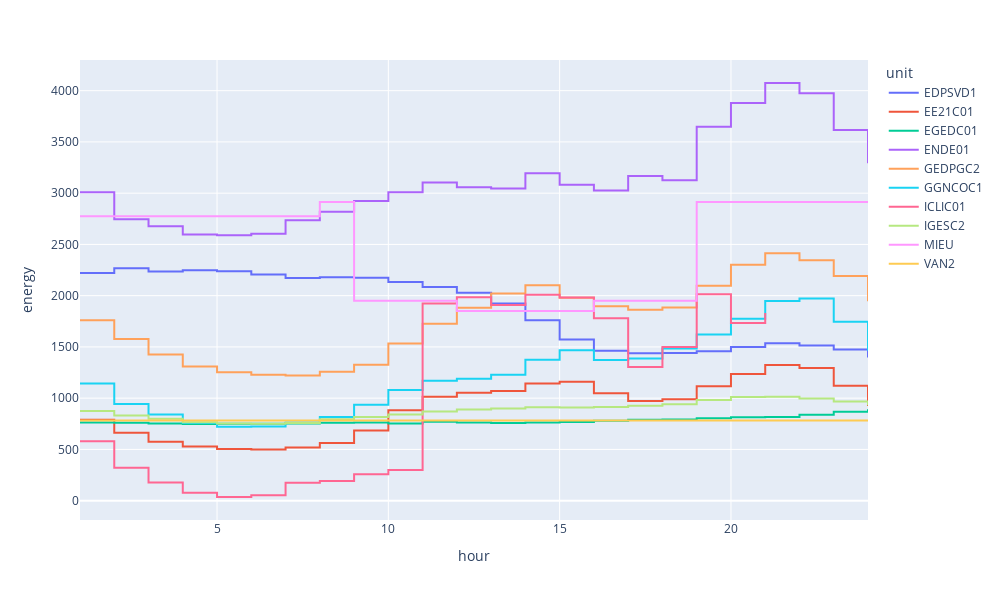

Notebook source saved alongside this figure:
### Code cell
import plotly.express as px
fig = px.line(df_result, x='hour', y='energy', color='unit', line_shape='hv', width=1000, height=600)
fig.show()

### Figure 1 — Plotly figure (JSON) as saved in the notebook; plotly's stock layout.template omitted (floating-point values rounded to 4 significant figures)
{"data": [{"hovertemplate": "unit=EDPSVD1<br>hour=%{x}<br>energy=%{y}<extra></extra>", "legendgroup": "EDPSVD1", "line": {"color": "#636efa", "dash": "solid", "shape": "hv"}, "marker": {"symbol": "circle"}, "mode": "lines", "name": "EDPSVD1", "orientation": "v", "showlegend": true, "type": "scatter", "x": [1, 2, 3, 4, 5, 6, 7, 8, 9, 10, 11, 12, 13, 14, 15, 16, 17, 18, 19, 20, 21, 22, 23, 24], "xaxis": "x", "y": [2222.0, 2267.0, 2237.0, 2249.0, 2239, 2207.0, 2174.0, 2179.0, 2175.0, 2135.0, 2084.0, 2030.0, 1925.0, 1761.0, 1572.0, 1462.0, 1438.0, 1441.0, 1458.0, 1500.0, 1536.0, 1515, 1474.0, 1396.0], "yaxis": "y"}, {"hovertemplate": "unit=EE21C01<br>hour=%{x}<br>energy=%{y}<extra></extra>", "legendgroup": "EE21C01", "line": {"color": "#EF553B", "dash": "solid", "shape": "hv"}, "marker": {"symbol": "circle"}, "mode": "lines", "name": "EE21C01", "orientation": "v", "showlegend": true, "type": "scatter", "x": [1, 2, 3, 4, 5, 6, 7, 8, 9, 10, 11, 12, 13, 14, 15, 16, 17, 18, 19, 20, 21, 22, 23, 24], "xaxis": "x", "y": [790, 661.8, 575.2, 527.4, 504.7, 499.3, 518.9, 563, 684, 882.1, 1014, 1053.0, 1070.0, 1142, 1161.0, 1047.0, 973.5, 989.1, 1116.0, 1236, 1325.0, 1294.0, 1120.0, 923.7], "yaxis": "y"}, {"hovertemplate": "unit=EGEDC01<br>hour=%{x}<br>energy=%{y}<extra></extra>", "legendgroup": "EGEDC01", "line": {"color": "#00cc96", "dash": "solid", "shape": "hv"}, "marker": {"symbol": "circle"}, "mode": "lines", "name": "EGEDC01", "orientation": "v", "showlegend": true, "type": "scatter", "x": [1, 2, 3, 4, 5, 6, 7, 8, 9, 10, 11, 12, 13, 14, 15, 16, 17, 18, 19, 20, 21, 22, 23, 24], "xaxis": "x", "y": [763.7, 759.1, 751.7, 747.6, 749.3, 749.9, 753.8, 760.8, 763.4, 751.7, 771.1, 763, 758.5, 761.5, 767.1, 778.9, 790.3, 791.6, 803.8, 813.6, 815.9, 837.4, 868.6, 892.4], "yaxis": "y"}, {"hovertemplate": "unit=ENDE01<br>hour=%{x}<br>energy=%{y}<extra></extra>", "legendgroup": "ENDE01", "line": {"color": "#ab63fa", "dash": "solid", "shape": "hv"}, "marker": {"symbol": "circle"}, "mode": "lines", "name": "ENDE01", "orientation": "v", "showlegend": true, "type": "scatter", "x": [1, 2, 3, 4, 5, 6, 7, 8, 9, 10, 11, 12, 13, 14, 15, 16, 17, 18, 19, 20, 21, 22, 23, 24], "xaxis": "x", "y": [3010.0, 2747.0, 2677.0, 2598.0, 2590.0, 2604.0, 2737, 2819.0, 2923.0, 3009.0, 3105.0, 3058.0, 3046.0, 3193.0, 3083.0, 3025, 3168.0, 3127, 3647.0, 3881.0, 4075.0, 3976.0, 3615.0, 3293.0], "yaxis": "y"}, {"hovertemplate": "unit=GEDPGC2<br>hour=%{x}<br>energy=%{y}<extra></extra>", "legendgroup": "GEDPGC2", "line": {"color": "#FFA15A", "dash": "solid", "shape": "hv"}, "marker": {"symbol": "circle"}, "mode": "lines", "name": "GEDPGC2", "orientation": "v", "showlegend": true, "type": "scatter", "x": [1, 2, 3, 4, 5, 6, 7, 8, 9, 10, 11, 12, 13, 14, 15, 16, 17, 18, 19, 20, 21, 22, 23, 24], "xaxis": "x", "y": [1761.0, 1576.0, 1426.0, 1309.0, 1252.0, 1228.0, 1222.0, 1258.0, 1326.0, 1533, 1725.0, 1883, 2021.0, 2101.0, 1980.0, 1898.0, 1862.0, 1885.0, 2098, 2301.0, 2413.0, 2344.0, 2193.0, 1946], "yaxis": "y"}, {"hovertemplate": "unit=GGNCOC1<br>hour=%{x}<br>energy=%{y}<extra></extra>", "legendgroup": "GGNCOC1", "line": {"color": "#19d3f3", "dash": "solid", "shape": "hv"}, "marker": {"symbol": "circle"}, "mode": "lines", "name": "GGNCOC1", "orientation": "v", "showlegend": true, "type": "scatter", "x": [1, 2, 3, 4, 5, 6, 7, 8, 9, 10, 11, 12, 13, 14, 15, 16, 17, 18, 19, 20, 21, 22, 23, 24], "xaxis": "x", "y": [1142, 943.6, 841.6, 757.1, 721.7, 723.2, 763.2, 815.4, 935.5, 1080.0, 1170.0, 1189.0, 1228.0, 1374.0, 1467.0, 1372.0, 1386.0, 1484.0, 1620.0, 1776.0, 1949.0, 1971.0, 1747.0, 1463.0], "yaxis": "y"}, {"hovertemplate": "unit=ICLIC01<br>hour=%{x}<br>energy=%{y}<extra></extra>", "legendgroup": "ICLIC01", "line": {"color": "#FF6692", "dash": "solid", "shape": "hv"}, "marker": {"symbol": "circle"}, "mode": "lines", "name": "ICLIC01", "orientation": "v", "showlegend": true, "type": "scatter", "x": [1, 2, 3, 4, 5, 6, 7, 8, 9, 10, 11, 12, 13, 14, 15, 16, 17, 18, 19, 20, 21], "xaxis": "x", "y": [579.3, 320.6, 177.2, 76.3, 35.8, 53.6, 174.8, 192.1, 257.1, 300.3, 1922.0, 1984, 1908, 2008.0, 1982.0, 1780.0, 1304.0, 1500.0, 2013.0, 1734.0, 1831.0], "yaxis": "y"}, {"hovertemplate": "unit=IGESC2<br>hour=%{x}<br>energy=%{y}<extra></extra>", "legendgroup": "IGESC2", "line": {"color": "#B6E880", "dash": "solid", "shape": "hv"}, "marker": {"symbol": "circle"}, "mode": "lines", "name": "IGESC2", "orientation": "v", "showlegend": true, "type": "scatter", "x": [1, 2, 3, 4, 5, 6, 7, 8, 9, 10, 11, 12, 13, 14, 15, 16, 17, 18, 19, 20, 21, 22, 23, 24], "xaxis": "x", "y": [874.3, 830.8, 798.4, 765.9, 754.1, 750.2, 757.1, 793.4, 816.7, 840.5, 869.4, 888.9, 899.5, 912.2, 908.5, 913.8, 926.3, 940.2, 981.6, 1012, 1013.0, 997.2, 967.9, 931.2], "yaxis": "y"}, {"hovertemplate": "unit=MIEU<br>hour=%{x}<br>energy=%{y}<extra></extra>", "legendgroup": "MIEU", "line": {"color": "#FF97FF", "dash": "solid", "shape": "hv"}, "marker": {"symbol": "circle"}, "mode": "lines", "name": "MIEU", "orientation": "v", "showlegend": true, "type": "scatter", "x": [1, 2, 3, 4, 5, 6, 7, 8, 9, 10, 11, 12, 13, 14, 15, 16, 17, 18, 19, 20, 21, 22, 23, 24], "xaxis": "x", "y": [2775, 2775, 2775, 2775, 2775, 2775, 2775, 2914, 1950, 1950, 1950, 1850, 1850, 1850, 1850, 1950, 1950, 1950, 2914, 2914, 2914, 2914, 2914, 2914], "yaxis": "y"}, {"hovertemplate": "unit=VAN2<br>hour=%{x}<br>energy=%{y}<extra></extra>", "legendgroup": "VAN2", "line": {"color": "#FECB52", "dash": "solid", "shape": "hv"}, "marker": {"symbol": "circle"}, "mode": "lines", "name": "VAN2", "orientation": "v", "showlegend": true, "type": "scatter", "x": [1, 2, 3, 4, 5, 6, 7, 8, 9, 10, 11, 12, 13, 14, 15, 16, 17, 18, 19, 20, 21, 22, 23, 24], "xaxis": "x", "y": [783, 783, 783, 783, 783, 783, 783, 783, 783, 783, 783, 783, 783, 783, 783, 783, 783, 783, 783, 783, 783, 783, 783, 783], "yaxis": "y"}], "layout": {"height": 600, "legend": {"title": {"text": "unit"}, "tracegroupgap": 0}, "margin": {"t": 60}, "width": 1000, "xaxis": {"anchor": "y", "domain": [0, 1], "title": {"text": "hour"}}, "yaxis": {"anchor": "x", "domain": [0, 1], "title": {"text": "energy"}}}}
